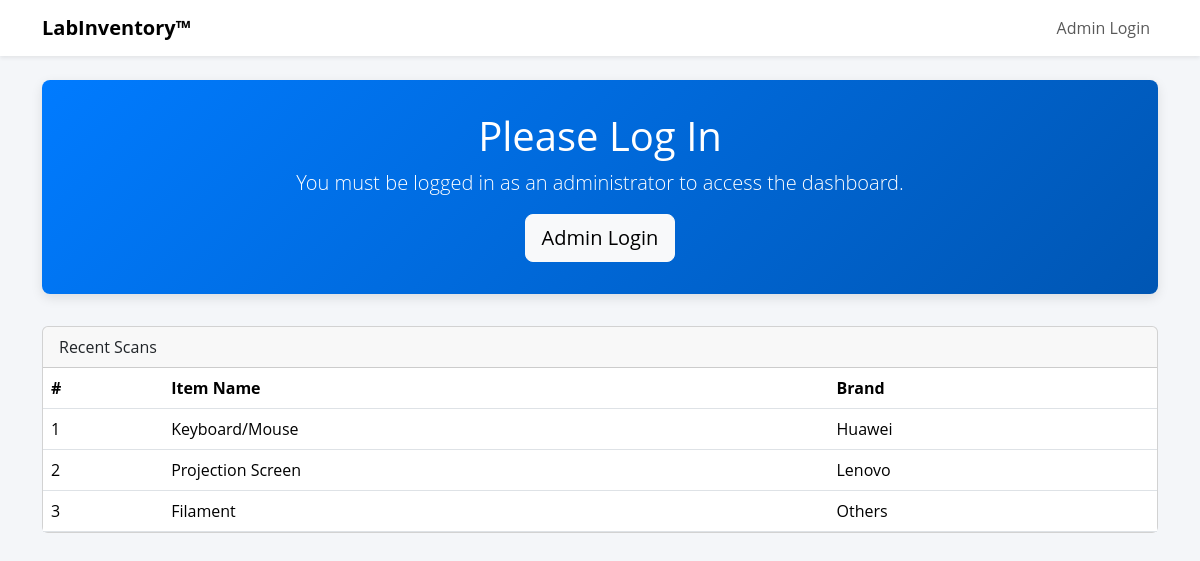
Before: / with the older database file.
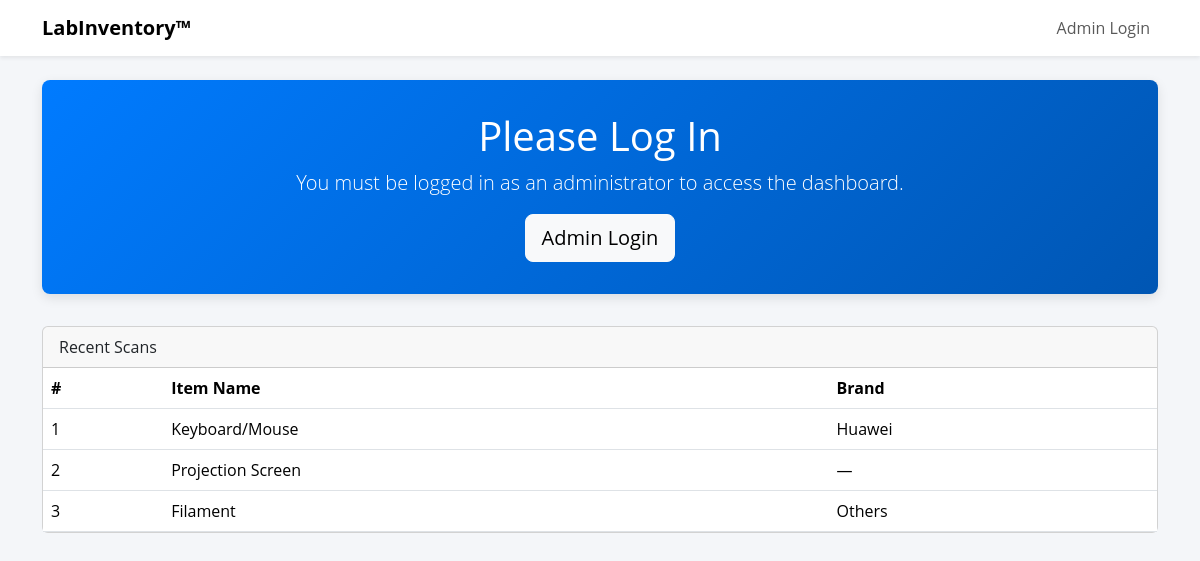
After: the same page with the newer database file.
### models.py (models this page shows, shortened)
class Item(db.Model):
    __tablename__ = 'item'
    item_id = db.Column(db.String, primary_key=True)
    item_name = db.Column(db.String, nullable=False)
    location = db.Column(db.String, nullable=False)
    status = db.Column(Enum(ItemStatus), default=ItemStatus.WORKING, nullable=False)
    brand = db.Column(db.String)
    color = db.Column(db.String)

### app.py (the view)
@app.route("/", methods=["GET"])
def home():
    with app.app_context():  # Push the application context
            recent_scans = Item.query.order_by(desc(Item.item_id)).limit(3).all()
    return render_template("home.html",recent_scans=recent_scans)  # Create a simple home.html

### templates/home.html (shortened to what this page needs)
<!DOCTYPE html>
<html lang="en">
<head>
    <link href="https://cdn.jsdelivr.net/npm/bootstrap@5.3.2/dist/css/bootstrap.min.css" rel="stylesheet" />
</head>
<body>
    <nav class="navbar navbar-expand-lg navbar-light bg-white shadow-sm">
        <div class="container">
            <a class="navbar-brand" href="#">LabInventory™</a>
            <div class="collapse navbar-collapse" id="navMenu">
                <ul class="navbar-nav ms-auto">
                        <li class="nav-item"><a class="nav-link" href="{{ url_for('admin_login') }}">Admin Login</a></li>
                </ul>
            </div>
        </div>
    </nav>
    <div class="container my-4">
        <div class="hero">
            <h1>Please Log In</h1>
            <p class="lead">You must be logged in as an administrator to access the dashboard.</p>
            <a href="{{ url_for('admin_login') }}" class="btn btn-lg btn-light">
                 Admin Login
            </a>
        </div>
        <div class="card">
            <div class="card-header">
                 Recent Scans
            </div>
            <div class="table-responsive">
                <table class="table mb-0">
                    <thead>
                        <tr>
                            <th>#</th>
                            <th>Item Name</th>
                            <th>Brand</th>
                        </tr>
                    </thead>
                    <tbody>
                        {% for scan in recent_scans %}
                        <tr>
                            <td>{{ loop.index }}</td>
                            <td>{{ scan.item_name }}</td>
                            <td>{{ scan.brand or '—' }}</td>
                        </tr>
                        {% endfor %}
                    </tbody>
                </table>
            </div>
        </div>
    </div>
</body>
</html>

Changed rows visible on the page:
changed Item "Projection Screen": brand "Lenovo" → "—"
